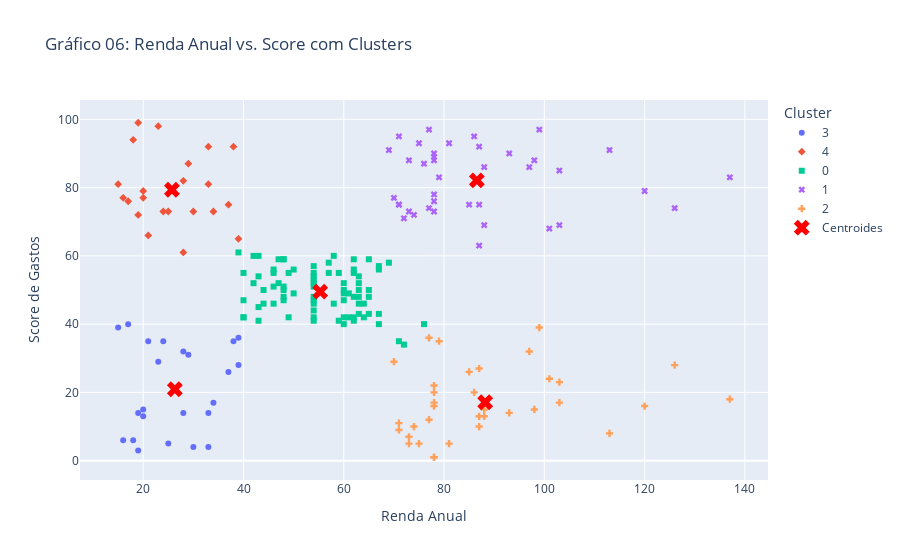

Write notebook code for a chart like this one.
### Code cell
# GRÁFICO 06: RENDA ANUAL VS. SCORE COM CLUSTERS

scatter_renda_score_cluster = px.scatter(
    df_clusters_renda_score,
    x='ANNUAL_INCOME',
    y='SPENDING_SCORE',
    symbol='CLUSTER',
    color='CLUSTER',
    title='Gráfico 06: Renda Anual vs. Score com Clusters'
)

scatter_renda_score_cluster.add_scatter(
    x=centroides_originais[:, 0],
    y=centroides_originais[:, 1],
    mode='markers', 
    marker=dict(color='red', symbol='x', size=14),
    name='Centroides'
)


scatter_renda_score_cluster.update_layout(xaxis_title='Renda Anual', yaxis_title='Score de Gastos', legend_title='Cluster')
scatter_renda_score_cluster.show()

### Figure 1 — Plotly figure (JSON) as saved in the notebook; plotly's stock layout.template omitted (floating-point values rounded to 4 significant figures)
{"data": [{"hovertemplate": "CLUSTER=3<br>ANNUAL_INCOME=%{x}<br>SPENDING_SCORE=%{y}<extra></extra>", "legendgroup": "3", "marker": {"color": "#636efa", "symbol": "circle"}, "mode": "markers", "name": "3", "orientation": "v", "showlegend": true, "type": "scatter", "x": [15, 16, 17, 18, 19, 19, 20, 20, 21, 23, 24, 25, 28, 28, 29, 30, 33, 33, 34, 37, 38, 39, 39], "xaxis": "x", "y": [39, 6, 40, 6, 3, 14, 15, 13, 35, 29, 35, 5, 14, 32, 31, 4, 4, 14, 17, 26, 35, 36, 28], "yaxis": "y"}, {"hovertemplate": "CLUSTER=4<br>ANNUAL_INCOME=%{x}<br>SPENDING_SCORE=%{y}<extra></extra>", "legendgroup": "4", "marker": {"color": "#EF553B", "symbol": "diamond"}, "mode": "markers", "name": "4", "orientation": "v", "showlegend": true, "type": "scatter", "x": [15, 16, 17, 18, 19, 19, 20, 20, 21, 23, 24, 25, 28, 28, 29, 30, 33, 33, 34, 37, 38, 39], "xaxis": "x", "y": [81, 77, 76, 94, 72, 99, 77, 79, 66, 98, 73, 73, 82, 61, 87, 73, 92, 81, 73, 75, 92, 65], "yaxis": "y"}, {"hovertemplate": "CLUSTER=0<br>ANNUAL_INCOME=%{x}<br>SPENDING_SCORE=%{y}<extra></extra>", "legendgroup": "0", "marker": {"color": "#00cc96", "symbol": "square"}, "mode": "markers", "name": "0", "orientation": "v", "showlegend": true, "type": "scatter", "x": [39, 40, 40, 40, 40, 42, 42, 43, 43, 43, 43, 44, 44, 46, 46, 46, 46, 47, 47, 48, 48, 48, 48, 48, 48, 49, 49, 50, 50, 54, 54, 54, 54, 54, 54, 54, 54, 54, 54, 54, 54, 57, 57, 58, 58, 59, 59, 60, 60, 60, 60, 60, 60, 61, 61, 62, 62, 62, 62, 62, 62, 63, 63, 63, 63, 63, 63, 64, 64, 65, 65, 65, 65, 67, 67, 67, 67, 69, 71, 72, 76], "xaxis": "x", "y": [61, 55, 47, 42, 42, 52, 60, 54, 60, 45, 41, 50, 46, 51, 46, 56, 55, 52, 59, 51, 59, 50, 48, 59, 47, 55, 42, 49, 56, 47, 54, 53, 48, 52, 42, 51, 55, 41, 44, 57, 46, 58, 55, 60, 46, 55, 41, 49, 40, 42, 52, 47, 50, 42, 49, 41, 48, 59, 55, 56, 42, 50, 46, 43, 48, 52, 54, 42, 46, 48, 50, 43, 59, 43, 57, 56, 40, 58, 35, 34, 40], "yaxis": "y"}, {"hovertemplate": "CLUSTER=1<br>ANNUAL_INCOME=%{x}<br>SPENDING_SCORE=%{y}<extra></extra>", "legendgroup": "1", "marker": {"color": "#ab63fa", "symbol": "x"}, "mode": "markers", "name": "1", "orientation": "v", "showlegend": true, "type": "scatter", "x": [69, 70, 71, 71, 71, 72, 73, 73, 74, 75, 76, 77, 77, 78, 78, 78, 78, 78, 78, 79, 81, 85, 86, 87, 87, 87, 88, 88, 93, 97, 98, 99, 101, 103, 103, 113, 120, 126, 137], "xaxis": "x", "y": [91, 77, 95, 75, 75, 71, 88, 73, 72, 93, 87, 97, 74, 90, 88, 76, 89, 78, 73, 83, 93, 75, 95, 63, 75, 92, 86, 69, 90, 86, 88, 97, 68, 85, 69, 91, 79, 74, 83], "yaxis": "y"}, {"hovertemplate": "CLUSTER=2<br>ANNUAL_INCOME=%{x}<br>SPENDING_SCORE=%{y}<extra></extra>", "legendgroup": "2", "marker": {"color": "#FFA15A", "symbol": "cross"}, "mode": "markers", "name": "2", "orientation": "v", "showlegend": true, "type": "scatter", "x": [70, 71, 71, 73, 73, 74, 75, 77, 77, 78, 78, 78, 78, 78, 78, 79, 81, 85, 86, 87, 87, 87, 88, 88, 93, 97, 98, 99, 101, 103, 103, 113, 120, 126, 137], "xaxis": "x", "y": [29, 11, 9, 5, 7, 10, 5, 12, 36, 22, 17, 20, 16, 1, 1, 35, 5, 26, 20, 27, 13, 10, 13, 15, 14, 32, 15, 39, 24, 17, 23, 8, 16, 28, 18], "yaxis": "y"}, {"marker": {"color": "red", "size": 14, "symbol": "x"}, "mode": "markers", "name": "Centroides", "type": "scatter", "x": [55.3, 86.54, 88.2, 26.3, 25.73], "y": [49.52, 82.13, 17.11, 20.91, 79.36]}], "layout": {"legend": {"title": {"text": "Cluster"}, "tracegroupgap": 0}, "title": {"text": "Gráfico 06: Renda Anual vs. Score com Clusters"}, "xaxis": {"anchor": "y", "domain": [0, 1], "title": {"text": "Renda Anual"}}, "yaxis": {"anchor": "x", "domain": [0, 1], "title": {"text": "Score de Gastos"}}}}
